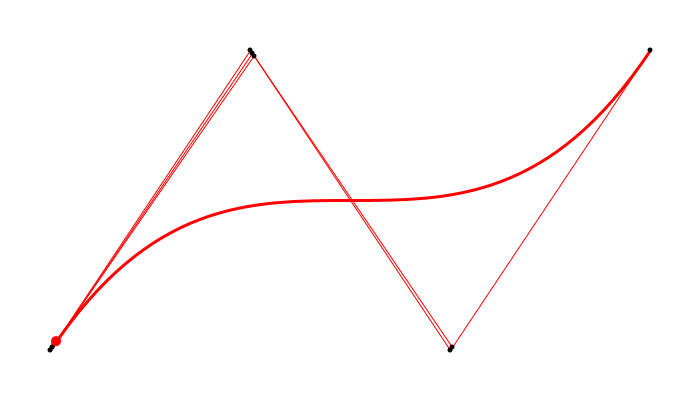
Frame 1 (no input)
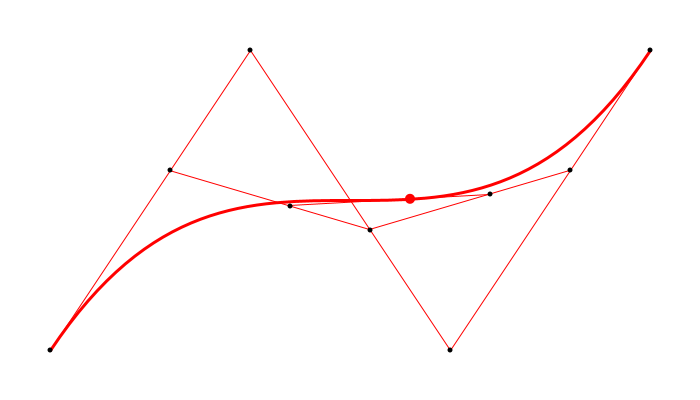
Frame 60 (the mouse pressed at the canvas centre just before this capture)
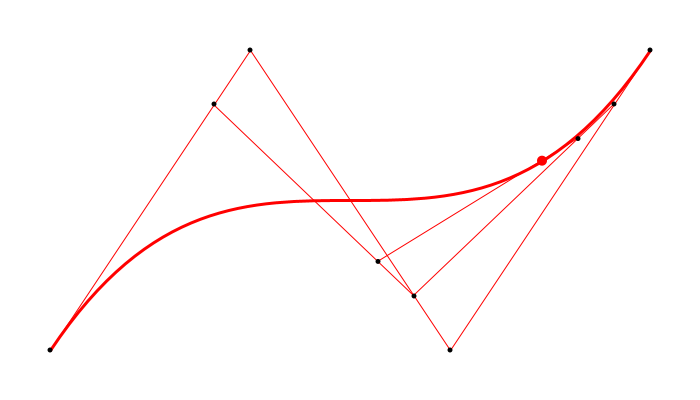
Frame 120 (the mouse held since frame 60 and released just before this capture)

The Processing sketch that drew these frames (run headless with seeded random() and noise(); from frame 60 on, the mouse is pressed at the canvas centre):

// Processing sketch: processing_160429
// ── processing_160429.pde

PVector p1, p2, p3, p4, p5, p6, p7, p8, p9, p10;
float t;
float soma=0.01;

void setup()
{
    size(700, 400);
    colorMode(HSB, 100);
    background(100);
    p1=new PVector(50, 350);
    p2=new PVector(250, 50);
    p3=new PVector(450, 350);
    p4=new PVector(650, 50);
    p5=new PVector(0, 0);
    p6=new PVector(0, 0);
    p7=new PVector(0, 0);
    p8=new PVector(0, 0);
    p9=new PVector(0, 0);
    p10=new PVector(0, 0);
}

void draw()
{
    background(100);
    noFill();
    stroke(0, 100, 100);
    strokeWeight(3);
    bezier(p1.x, p1.y, p2.x, p2.y, p3.x, p3.y, p4.x, p4.y);
    strokeWeight(1);
    if(t>1 || t<0)
    {
        soma=-soma;
    }
    t=t+soma;
    p5.x=lerp(p1.x, p2.x, t);
    p5.y=lerp(p1.y, p2.y, t);
    p6.x=lerp(p2.x, p3.x, t);
    p6.y=lerp(p2.y, p3.y, t);
    p7.x=lerp(p3.x, p4.x, t);
    p7.y=lerp(p3.y, p4.y, t);
    p8.x=lerp(p5.x, p6.x, t);
    p8.y=lerp(p5.y, p6.y, t);
    p9.x=lerp(p6.x, p7.x, t);
    p9.y=lerp(p6.y, p7.y, t);
    p10.x=lerp(p8.x, p9.x, t);
    p10.y=lerp(p8.y, p9.y, t);
    stroke(0, 100, 100);
    line(p1.x, p1.y, p2.x, p2.y);
    line(p2.x, p2.y, p3.x, p3.y);
    line(p3.x, p3.y, p4.x, p4.y);
    line(p5.x, p5.y, p6.x, p6.y);
    line(p6.x, p6.y, p7.x, p7.y);
    line(p8.x, p8.y, p9.x, p9.y);
    fill(0);
    noStroke();
    ellipse(p1.x, p1.y, 5, 5);
    ellipse(p2.x, p2.y, 5, 5);
    ellipse(p3.x, p3.y, 5, 5);
    ellipse(p4.x, p4.y, 5, 5);
    ellipse(p5.x, p5.y, 5, 5);
    ellipse(p6.x, p6.y, 5, 5);
    ellipse(p7.x, p7.y, 5, 5);
    ellipse(p8.x, p8.y, 5, 5);
    ellipse(p9.x, p9.y, 5, 5);
    fill(0, 100, 100);
    ellipse(p10.x, p10.y, 10, 10);
}

void keyPressed()
{
    if(keyCode==RIGHT)
    {
        t=0;
        background(100);
        p1.set(random(20, 120), random(20, height-20));
        p2.set(random(p1.x+100, p1.x+200), random(20, height-20));
        p3.set(random(p2.x+100, p2.x+200), random(20, height-20));
        p4.set(random(p3.x+100, p3.x+200), random(20, height-20));
    }
}
